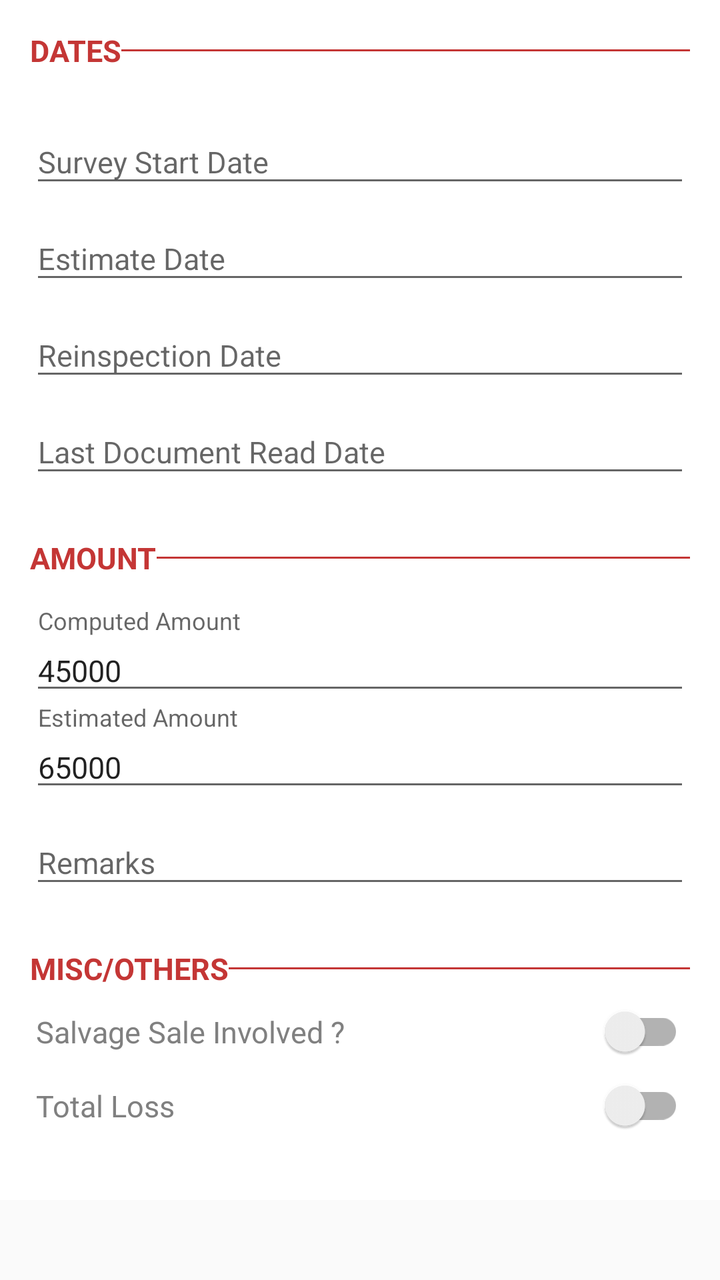
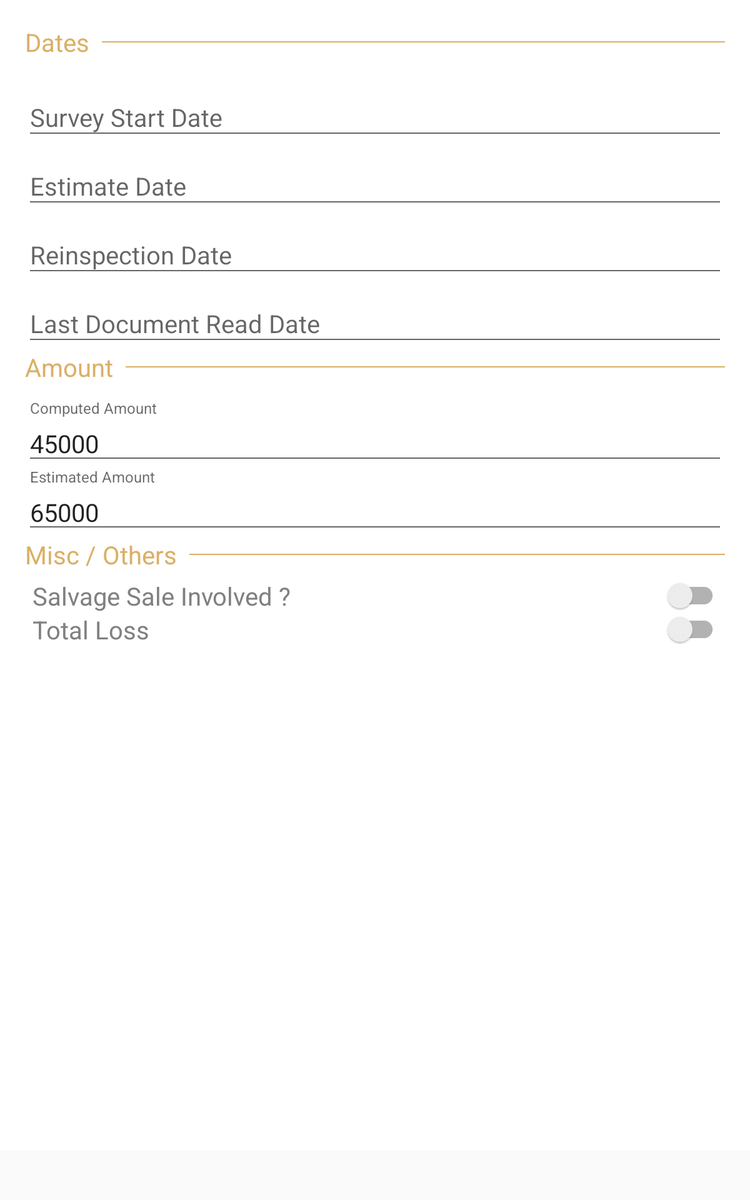

The same Android screen from two of the app's own layout files: first res/layout/ as a phone draws it, then the repository's variant for another configuration, drawn on a device whose configuration selects that folder. Both files follow.
<!-- AndroidManifest.xml: application theme AppTheme -->
<!-- res/layout/fragment_survey_details.xml -->
<?xml version="1.0" encoding="utf-8"?>
<RelativeLayout xmlns:android="http://schemas.android.com/apk/res/android"
    xmlns:app="http://schemas.android.com/apk/res-auto"
    android:layout_width="match_parent"
    android:layout_height="match_parent">

    <FrameLayout xmlns:android="http://schemas.android.com/apk/res/android"
        android:id="@+id/popup_root"
        android:layout_width="fill_parent"
        android:layout_height="fill_parent"
        android:layout_marginBottom="40dp"
        android:background="@android:color/white"
        android:clickable="true"
        android:orientation="vertical">

        <RelativeLayout
            android:layout_width="fill_parent"
            android:layout_height="wrap_content">

            <ScrollView
                android:layout_width="match_parent"
                android:layout_height="wrap_content">

                <RelativeLayout
                    android:layout_width="match_parent"
                    android:layout_height="wrap_content"
                    android:descendantFocusability="beforeDescendants"
                    android:focusableInTouchMode="true"
                    android:padding="15dp">

                    <LinearLayout
                        android:id="@+id/layout_dates_header"
                        android:layout_width="match_parent"
                        android:layout_height="wrap_content"
                        android:orientation="horizontal">

                        <TextView
                            android:id="@+id/txtDates"
                            android:layout_width="wrap_content"
                            android:layout_height="wrap_content"
                            android:text="DATES"
                            android:textStyle="bold"
                            android:textColor="@color/hdfc_red"
                            android:textSize="15dp" />

                        <View
                            android:layout_width="match_parent"
                            android:layout_height="1dp"
                            android:layout_gravity="center_vertical"
                            android:background="@color/hdfc_red" />
                    </LinearLayout>

                    <android.support.design.widget.TextInputLayout
                        android:id="@+id/layout_survey_start_date"
                        android:layout_width="match_parent"
                        android:layout_height="wrap_content"
                        android:layout_below="@+id/layout_dates_header"
                        android:layout_marginTop="15dp">

                        <EditText
                            android:id="@+id/edtSurveyStartDate"
                            android:layout_width="match_parent"
                            android:layout_height="wrap_content"
                            android:layout_centerHorizontal="true"
                            android:layout_centerVertical="true"
                            android:focusableInTouchMode="false"
                            android:hint="Survey Start Date"
                            android:textSize="15dp" />

                    </android.support.design.widget.TextInputLayout>

                    <android.support.design.widget.TextInputLayout
                        android:id="@+id/layout_estimate_date"
                        android:layout_width="match_parent"
                        android:layout_height="wrap_content"
                        android:layout_below="@+id/layout_survey_start_date">

                        <EditText
                            android:id="@+id/edtEstimateDate"
                            android:layout_width="match_parent"
                            android:layout_height="wrap_content"
                            android:layout_centerHorizontal="true"
                            android:layout_centerVertical="true"
                            android:focusableInTouchMode="false"
                            android:hint="Estimate Date"
                            android:textSize="15dp" />

                    </android.support.design.widget.TextInputLayout>

                    <android.support.design.widget.TextInputLayout
                        android:id="@+id/layout_reinspection_date"
                        android:layout_width="match_parent"
                        android:layout_height="wrap_content"
                        android:layout_below="@+id/layout_estimate_date">

                        <EditText
                            android:id="@+id/edtReInspectionDate"
                            android:layout_width="match_parent"
                            android:layout_height="wrap_content"
                            android:layout_centerHorizontal="true"
                            android:layout_centerVertical="true"
                            android:focusableInTouchMode="false"
                            android:hint="Reinspection Date"
                            android:textSize="15dp" />

                    </android.support.design.widget.TextInputLayout>

                    <android.support.design.widget.TextInputLayout
                        android:id="@+id/layout_last_doc_read_date"
                        android:layout_width="match_parent"
                        android:layout_height="wrap_content"
                        android:layout_below="@+id/layout_reinspection_date">

                        <EditText
                            android:id="@+id/edtLastDocumentReadDate"
                            android:layout_width="match_parent"
                            android:layout_height="wrap_content"
                            android:layout_centerHorizontal="true"
                            android:layout_centerVertical="true"
                            android:focusableInTouchMode="false"
                            android:hint="Last Document Read Date"
                            android:textSize="15dp" />

                    </android.support.design.widget.TextInputLayout>

                    <LinearLayout
                        android:id="@+id/layout_amount_header"
                        android:layout_width="match_parent"
                        android:layout_height="wrap_content"
                        android:layout_marginTop="25dp"
                        android:layout_below="@id/layout_last_doc_read_date"
                        android:orientation="horizontal">

                        <TextView
                            android:id="@+id/txtAmount"
                            android:layout_width="wrap_content"
                            android:layout_height="wrap_content"
                            android:text="AMOUNT"
                            android:textStyle="bold"
                            android:textColor="@color/hdfc_red"
                            android:textSize="15dp" />

                        <View
                            android:layout_width="match_parent"
                            android:layout_height="1dp"
                            android:layout_gravity="center_vertical"
                            android:background="@color/hdfc_red" />
                    </LinearLayout>

                    <android.support.design.widget.TextInputLayout
                        android:id="@+id/layout_computed_amount"
                        android:layout_width="match_parent"
                        android:layout_height="wrap_content"
                        android:layout_below="@+id/layout_amount_header"
                        android:layout_marginTop="15dp">

                        <EditText
                            android:id="@+id/edtComputedAmountValue"
                            android:layout_width="match_parent"
                            android:layout_height="wrap_content"
                            android:layout_centerHorizontal="true"
                            android:layout_centerVertical="true"
                            android:focusableInTouchMode="false"
                            android:hint="Computed Amount"
                            android:text="45000"
                            android:textSize="15dp" />

                    </android.support.design.widget.TextInputLayout>

                    <android.support.design.widget.TextInputLayout
                        android:id="@+id/layout_estimated_amount"
                        android:layout_width="match_parent"
                        android:layout_height="wrap_content"
                        android:layout_below="@+id/layout_computed_amount">

                        <EditText
                            android:id="@+id/edtEstimatedAmountValue"
                            android:layout_width="match_parent"
                            android:layout_height="wrap_content"
                            android:layout_centerHorizontal="true"
                            android:layout_centerVertical="true"
                            android:focusableInTouchMode="false"
                            android:hint="Estimated Amount"
                            android:text="65000"
                            android:textSize="15dp" />

                    </android.support.design.widget.TextInputLayout>

                    <android.support.design.widget.TextInputLayout
                        android:id="@+id/layout_remarks"
                        android:layout_width="match_parent"
                        android:layout_height="wrap_content"
                        android:layout_below="@+id/layout_estimated_amount">

                        <EditText
                            android:id="@+id/edtRemarksValue"
                            android:layout_width="match_parent"
                            android:layout_height="wrap_content"
                            android:layout_centerHorizontal="true"
                            android:layout_centerVertical="true"
                            android:hint="Remarks"
                            android:text=""
                            android:textSize="15dp" />

                    </android.support.design.widget.TextInputLayout>

                    <LinearLayout
                        android:id="@+id/layout_misc_header"
                        android:layout_width="match_parent"
                        android:layout_height="wrap_content"
                        android:layout_below="@id/layout_remarks"
                        android:layout_marginTop="25dp"
                        android:orientation="horizontal">

                        <TextView
                            android:id="@+id/txtMiscOthers"
                            android:layout_width="wrap_content"
                            android:layout_height="wrap_content"
                            android:text="MISC/OTHERS"
                            android:textStyle="bold"
                            android:textColor="@color/hdfc_red"
                            android:textSize="15dp" />

                        <View
                            android:layout_width="match_parent"
                            android:layout_height="1dp"
                            android:layout_gravity="center_vertical"
                            android:background="@color/hdfc_red" />
                    </LinearLayout>

                    <LinearLayout
                        android:id="@+id/layout_switch"
                        android:layout_width="match_parent"
                        android:layout_height="wrap_content"
                        android:layout_below="@+id/layout_misc_header"
                        android:padding="3dp"
                        android:layout_marginTop="5dp"
                        android:orientation="vertical">

                        <android.support.v7.widget.SwitchCompat
                            android:id="@+id/switchSalvageSale"
                            android:layout_width="match_parent"
                            android:layout_height="wrap_content"
                            android:gravity="center_vertical"
                            android:text="Salvage Sale Involved ?"
                            android:textColor="@android:color/tab_indicator_text"
                            android:textOff="No"
                            android:textOn="Yes"
                            android:textSize="15dp" />

                        <android.support.v7.widget.SwitchCompat
                            android:id="@+id/switchTotalLosss"
                            android:layout_width="match_parent"
                            android:layout_height="wrap_content"
                            android:gravity="center_vertical"
                            android:layout_marginTop="10dp"
                            android:text="Total Loss"
                            android:textColor="@android:color/tab_indicator_text"
                            android:textOff="No"
                            android:textOn="Yes"
                            android:textSize="15dp" />

                    </LinearLayout>

                </RelativeLayout>

            </ScrollView>

        </RelativeLayout>

    </FrameLayout>

</RelativeLayout>
<!-- resources referenced by this layout -->
<resources>
  <item name="hdfc_red" type="color">#C43635</item>
  <style name="AppTheme" parent="Theme.AppCompat.Light.DarkActionBar">
          
          <item name="colorPrimary">#C43635</item>
          <item name="colorAccent">#C43635</item>
          <item name="colorPrimaryDark">#800000</item>
  
          
  
          <item name="actionButtonStyle">@style/ActionButtonStyle</item>
  
      </style>
  <style name="ActionButtonStyle" parent="Widget.AppCompat.ActionButton">
          <item name="android:minWidth">56dp</item>
          <item name="android:paddingLeft">0dp</item>
          <item name="android:paddingRight">0dp</item>
      </style>
</resources>
<!-- res/layout-large/fragment_survey_details.xml (the repository's variant of the layout above) -->
<!-- drawn on a 7-inch tablet held upright -->
<?xml version="1.0" encoding="utf-8"?>
<RelativeLayout xmlns:android="http://schemas.android.com/apk/res/android"
    xmlns:app="http://schemas.android.com/apk/res-auto"
    android:layout_width="match_parent"
    android:layout_height="match_parent">

    <FrameLayout xmlns:android="http://schemas.android.com/apk/res/android"
        android:id="@+id/popup_root"
        android:layout_width="fill_parent"
        android:layout_height="fill_parent"
        android:layout_marginBottom="40dp"
        android:background="@android:color/white"
        android:clickable="true"
        android:orientation="vertical">

        <RelativeLayout
            android:layout_width="fill_parent"
            android:layout_height="wrap_content">

            <ScrollView
                android:layout_width="match_parent"
                android:layout_height="wrap_content">

                <RelativeLayout
                    android:layout_width="match_parent"
                    android:layout_height="wrap_content"
                    android:descendantFocusability="beforeDescendants"
                    android:focusableInTouchMode="true"
                    android:padding="20dp">

                    <LinearLayout
                        android:id="@+id/layout_dates_header"
                        android:layout_width="match_parent"
                        android:layout_height="wrap_content"
                        android:orientation="horizontal">

                        <TextView
                            android:id="@+id/txtDates"
                            android:layout_width="wrap_content"
                            android:layout_height="wrap_content"
                            android:text="Dates"
                            android:textColor="#dab066"
                            android:textSize="20dp" />

                        <View
                            android:layout_width="match_parent"
                            android:layout_height="1dp"
                            android:layout_gravity="center_vertical"
                            android:layout_marginLeft="10dp"
                            android:background="#dab066" />
                    </LinearLayout>

                    <android.support.design.widget.TextInputLayout
                        android:id="@+id/layout_survey_start_date"
                        android:layout_width="match_parent"
                        android:layout_height="wrap_content"
                        android:layout_below="@+id/layout_dates_header"
                        android:layout_marginTop="13dp">

                        <EditText
                            android:id="@+id/edtSurveyStartDate"
                            android:layout_width="match_parent"
                            android:layout_height="wrap_content"
                            android:layout_centerHorizontal="true"
                            android:layout_centerVertical="true"
                            android:focusableInTouchMode="false"
                            android:hint="Survey Start Date"
                            android:textSize="20dp" />

                    </android.support.design.widget.TextInputLayout>

                    <android.support.design.widget.TextInputLayout
                        android:id="@+id/layout_estimate_date"
                        android:layout_width="match_parent"
                        android:layout_height="wrap_content"
                        android:layout_below="@+id/layout_survey_start_date">

                        <EditText
                            android:id="@+id/edtEstimateDate"
                            android:layout_width="match_parent"
                            android:layout_height="wrap_content"
                            android:layout_centerHorizontal="true"
                            android:layout_centerVertical="true"
                            android:focusableInTouchMode="false"
                            android:hint="Estimate Date"
                            android:textSize="20dp" />

                    </android.support.design.widget.TextInputLayout>

                    <android.support.design.widget.TextInputLayout
                        android:id="@+id/layout_reinspection_date"
                        android:layout_width="match_parent"
                        android:layout_height="wrap_content"
                        android:layout_below="@+id/layout_estimate_date">

                        <EditText
                            android:id="@+id/edtReInspectionDate"
                            android:layout_width="match_parent"
                            android:layout_height="wrap_content"
                            android:layout_centerHorizontal="true"
                            android:layout_centerVertical="true"
                            android:focusableInTouchMode="false"
                            android:hint="Reinspection Date"
                            android:textSize="20dp" />

                    </android.support.design.widget.TextInputLayout>

                    <android.support.design.widget.TextInputLayout
                        android:id="@+id/layout_last_doc_read_date"
                        android:layout_width="match_parent"
                        android:layout_height="wrap_content"
                        android:layout_below="@+id/layout_reinspection_date">

                        <EditText
                            android:id="@+id/edtLastDocumentReadDate"
                            android:layout_width="match_parent"
                            android:layout_height="wrap_content"
                            android:layout_centerHorizontal="true"
                            android:layout_centerVertical="true"
                            android:focusableInTouchMode="false"
                            android:hint="Last Document Read Date"
                            android:textSize="20dp" />

                    </android.support.design.widget.TextInputLayout>

                    <LinearLayout
                        android:id="@+id/layout_amount_header"
                        android:layout_width="match_parent"
                        android:layout_height="wrap_content"
                        android:layout_below="@id/layout_last_doc_read_date"
                        android:orientation="horizontal">

                        <TextView
                            android:id="@+id/txtAmount"
                            android:layout_width="wrap_content"
                            android:layout_height="wrap_content"
                            android:text="Amount"
                            android:textColor="#dab066"
                            android:textSize="20dp" />

                        <View
                            android:layout_width="match_parent"
                            android:layout_height="1dp"
                            android:layout_gravity="center_vertical"
                            android:layout_marginLeft="10dp"
                            android:background="#dab066" />
                    </LinearLayout>

                    <android.support.design.widget.TextInputLayout
                        android:id="@+id/layout_computed_amount"
                        android:layout_width="match_parent"
                        android:layout_height="wrap_content"
                        android:layout_below="@+id/layout_amount_header"
                        android:layout_marginTop="13dp">

                        <EditText
                            android:id="@+id/edtComputedAmountValue"
                            android:layout_width="match_parent"
                            android:layout_height="wrap_content"
                            android:layout_centerHorizontal="true"
                            android:layout_centerVertical="true"
                            android:focusableInTouchMode="false"
                            android:hint="Computed Amount"
                            android:text="45000"
                            android:textSize="20dp" />

                    </android.support.design.widget.TextInputLayout>

                    <android.support.design.widget.TextInputLayout
                        android:id="@+id/layout_estimated_amount"
                        android:layout_width="match_parent"
                        android:layout_height="wrap_content"
                        android:layout_below="@+id/layout_computed_amount">

                        <EditText
                            android:id="@+id/edtEstimatedAmountValue"
                            android:layout_width="match_parent"
                            android:layout_height="wrap_content"
                            android:layout_centerHorizontal="true"
                            android:layout_centerVertical="true"
                            android:focusableInTouchMode="false"
                            android:hint="Estimated Amount"
                            android:text="65000"
                            android:textSize="20dp" />

                    </android.support.design.widget.TextInputLayout>

                    <LinearLayout
                        android:id="@+id/layout_misc_header"
                        android:layout_width="match_parent"
                        android:layout_height="wrap_content"
                        android:layout_below="@id/layout_estimated_amount"
                        android:orientation="horizontal">

                        <TextView
                            android:id="@+id/txtMiscOthers"
                            android:layout_width="wrap_content"
                            android:layout_height="wrap_content"
                            android:text="Misc / Others"
                            android:textColor="#dab066"
                            android:textSize="20dp" />

                        <View
                            android:layout_width="match_parent"
                            android:layout_height="1dp"
                            android:layout_gravity="center_vertical"
                            android:layout_marginLeft="10dp"
                            android:background="#dab066" />
                    </LinearLayout>

                    <LinearLayout
                        android:id="@+id/layout_switch"
                        android:layout_width="match_parent"
                        android:layout_height="wrap_content"
                        android:layout_below="@+id/layout_misc_header"
                        android:padding="6dp"
                        android:orientation="vertical">

                        <android.support.v7.widget.SwitchCompat
                            android:id="@+id/switchSalvageSale"
                            android:layout_width="match_parent"
                            android:layout_height="wrap_content"
                            android:gravity="center_vertical"
                            android:text="Salvage Sale Involved ?"
                            android:textColor="@android:color/tab_indicator_text"
                            android:textOff="No"
                            android:textOn="Yes"
                            android:textSize="20dp" />

                        <android.support.v7.widget.SwitchCompat
                            android:id="@+id/switchTotalLosss"
                            android:layout_width="match_parent"
                            android:layout_height="wrap_content"
                            android:gravity="center_vertical"
                            android:text="Total Loss"
                            android:textColor="@android:color/tab_indicator_text"
                            android:textOff="No"
                            android:textOn="Yes"
                            android:textSize="20dp" />

                    </LinearLayout>

                </RelativeLayout>

            </ScrollView>

        </RelativeLayout>

    </FrameLayout>

</RelativeLayout>
<!-- resources referenced by the variant -->
<!-- as a 7-inch tablet held upright resolves them -->
<resources>
  <style name="AppTheme" parent="Theme.AppCompat.Light.DarkActionBar">
          
          <item name="colorPrimary">#C43635</item>
          <item name="colorAccent">#C43635</item>
          <item name="colorPrimaryDark">#800000</item>
  
          
  
          <item name="actionButtonStyle">@style/ActionButtonStyle</item>
  
      </style>
  <style name="ActionButtonStyle" parent="Widget.AppCompat.ActionButton">
          <item name="android:minWidth">56dp</item>
          <item name="android:paddingLeft">0dp</item>
          <item name="android:paddingRight">0dp</item>
      </style>
</resources>
